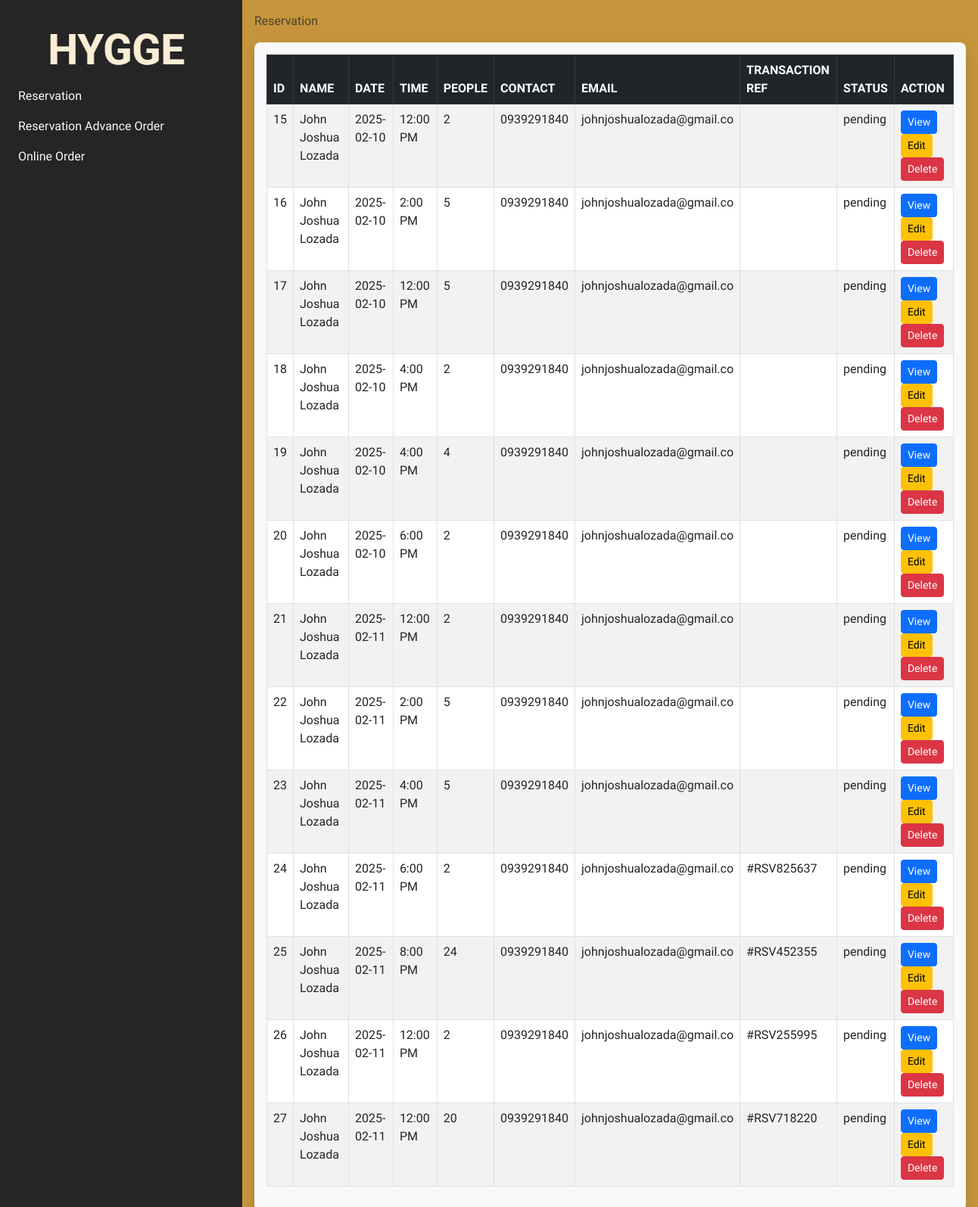
/admin/reservation.php, run on the app's committed database.
### tables this page shows
CREATE TABLE `reservations_tbl` (
  `id` int(11) NOT NULL,
  `name` varchar(25) NOT NULL,
  `time` varchar(25) NOT NULL,
  `date` date NOT NULL,
  `number_of_people` int(2) NOT NULL,
  `cp_number` varchar(10) NOT NULL,
  `email_address` varchar(25) NOT NULL,
  `transactionRef` varchar(255) NOT NULL
);

### admin/reservation.php (the view, shortened to what this page needs)
<?php
include '../database/connection.php';
$qry = "SELECT * FROM reservations_tbl";
$result = $conn->query($qry);
?>
<!DOCTYPE html>
<html lang="en">
<head>
    <link href="https://cdn.jsdelivr.net/npm/bootstrap@5.0.2/dist/css/bootstrap.min.css" rel="stylesheet">
    <link rel="stylesheet" href="https://cdnjs.cloudflare.com/ajax/libs/twitter-bootstrap/5.3.0/css/bootstrap.min.css">
    <link rel="stylesheet" href="https://cdn.datatables.net/2.2.2/css/dataTables.bootstrap5.css">
    <link rel="stylesheet" href="https://cdn.datatables.net/responsive/3.0.3/css/responsive.bootstrap5.css">
    <link rel="stylesheet" href="./assets/main.css">
</head>
<body>
    <div class="main-container d-flex" style="min-height: 100vh;">
        <aside class="sidebar"></aside>
        <main class="flex-grow-1 p-3 text-white" style="background-color: #C6953B;">
            <nav aria-label="breadcrumb">
                <ol class="breadcrumb">
                    <li class="breadcrumb-item active" aria-current="page">Reservation</li>
                </ol>
            </nav>
            <div class="container shadow p-3 bg-light rounded-3">
                <table class="table table-striped table-hover table-bordered dt-responsive nowrap" id="table">
                    <thead class="table-dark">
                        <tr>
                            <th>ID</th>
                            <th>NAME</th>
                            <th>DATE</th>
                            <th>TIME</th>
                            <th>PEOPLE</th>
                            <th>CONTACT</th>
                            <th>EMAIL</th>
                            <th>TRANSACTION REF</th>
                            <th>STATUS</th>
                            <th>ACTION</th>
                        </tr>
                    </thead>
                    <tbody>
                       <?php
                     foreach($result as $row){
    echo "<tr>";
    echo "<td>".$row['id']."</td>";
    echo "<td>".$row['name']."</td>";
    echo "<td>".$row['date']."</td>";
    echo "<td>".$row['time']."</td>";
    echo "<td>".$row['number_of_people']."</td>";
    echo "<td>".$row['cp_number']."</td>";
    echo "<td>".$row['email_address']."</td>";
    echo "<td>".$row['transactionRef']."</td>";
    echo "<td>pending</td>";
    echo "<td>";
    echo "<a href='reservation_view.php?id=".$row['id']."' class='btn btn-primary btn-sm'>View</a>";
    echo "<a href='reservation_edit.php?id=".$row['id']."' class='btn btn-warning btn-sm'>Edit</a>";
    echo "<a href='reservation_delete.php?id=".$row['id']."' class='btn btn-danger btn-sm'>Delete</a>";
    echo "</td>";
    echo "</tr>";
}
                       ?>
                    </tbody>
                </table>
            </div>
        </main>
    </div>
</body>
</html>

### admin/assets/main.css (style rules this page uses)
* { margin: 0; padding: 0; box-sizing: border-box; font-family: "Lexend"; }
body { min-width: 100vh; }

### data on the page
reservations_tbl: id "15", name "John Joshua Lozada", date "2025-02-10", time "12:00 PM", number_of_people "2", cp_number "0939291840", email_address "johnjoshualozada@gmail.co"
reservations_tbl: id "16", name "John Joshua Lozada", date "2025-02-10", time "2:00 PM", number_of_people "5", cp_number "0939291840", email_address "johnjoshualozada@gmail.co"
reservations_tbl: id "17", name "John Joshua Lozada", date "2025-02-10", time "12:00 PM", number_of_people "5", cp_number "0939291840", email_address "johnjoshualozada@gmail.co"
reservations_tbl: id "18", name "John Joshua Lozada", date "2025-02-10", time "4:00 PM", number_of_people "2", cp_number "0939291840", email_address "johnjoshualozada@gmail.co"
reservations_tbl: id "19", name "John Joshua Lozada", date "2025-02-10", time "4:00 PM", number_of_people "4", cp_number "0939291840", email_address "johnjoshualozada@gmail.co"
reservations_tbl: id "20", name "John Joshua Lozada", date "2025-02-10", time "6:00 PM", number_of_people "2", cp_number "0939291840", email_address "johnjoshualozada@gmail.co"
reservations_tbl: id "21", name "John Joshua Lozada", date "2025-02-11", time "12:00 PM", number_of_people "2", cp_number "0939291840", email_address "johnjoshualozada@gmail.co"
reservations_tbl: id "22", name "John Joshua Lozada", date "2025-02-11", time "2:00 PM", number_of_people "5", cp_number "0939291840", email_address "johnjoshualozada@gmail.co"
reservations_tbl: id "23", name "John Joshua Lozada", date "2025-02-11", time "4:00 PM", number_of_people "5", cp_number "0939291840", email_address "johnjoshualozada@gmail.co"
reservations_tbl: id "24", name "John Joshua Lozada", date "2025-02-11", time "6:00 PM", number_of_people "2", cp_number "0939291840", email_address "johnjoshualozada@gmail.co", transactionRef "#RSV825637"
reservations_tbl: id "25", name "John Joshua Lozada", date "2025-02-11", time "8:00 PM", number_of_people "24", cp_number "0939291840", email_address "johnjoshualozada@gmail.co", transactionRef "#RSV452355"
reservations_tbl: id "26", name "John Joshua Lozada", date "2025-02-11", time "12:00 PM", number_of_people "2", cp_number "0939291840", email_address "johnjoshualozada@gmail.co", transactionRef "#RSV255995"
reservations_tbl: id "27", name "John Joshua Lozada", date "2025-02-11", time "12:00 PM", number_of_people "20", cp_number "0939291840", email_address "johnjoshualozada@gmail.co", transactionRef "#RSV718220"
